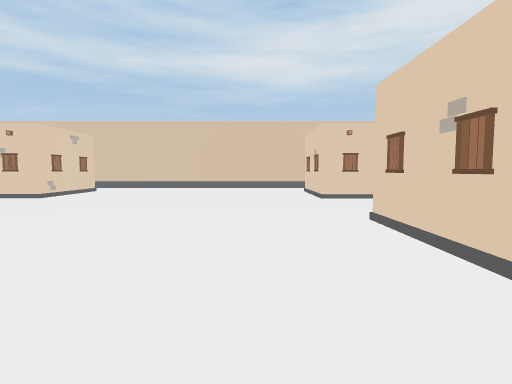
view 1 (above)

24 first-person views from a walk through a scene from a Unity 3-D project. The camera is 1.3 m above the floor, tilts 4° down and sees 80° across. The floor is counted in squares, 2 m on a side. Each view is taken from the middle of a square. On the plan, view 1 faces up. The plan holds only what a view shows up to about 10 squares ahead; the rest is blank. The place goes on beyond the plan. The player is left out.

view 2
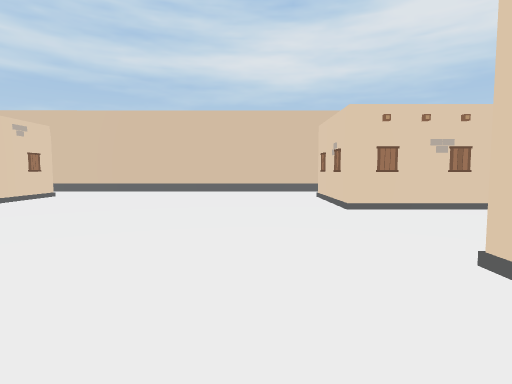

view 3
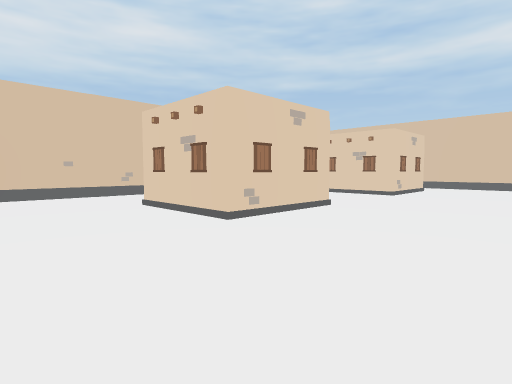

view 4
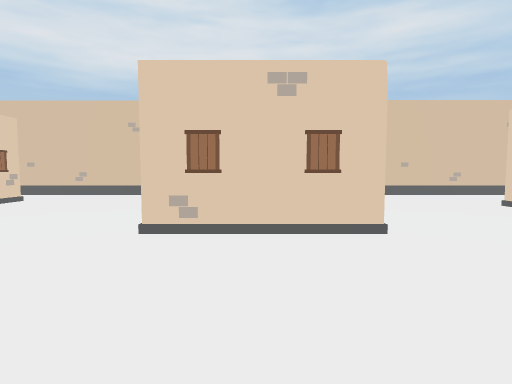

view 5
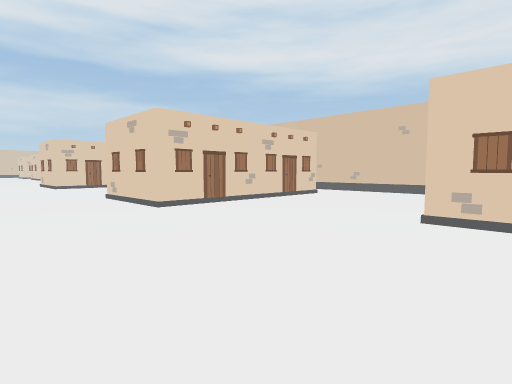

view 6
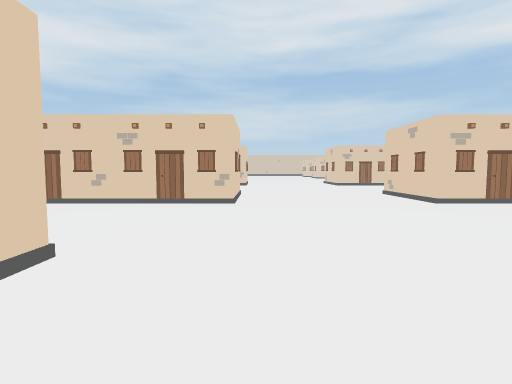

view 7
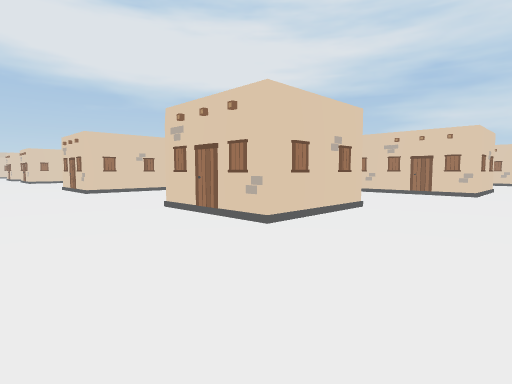

view 8
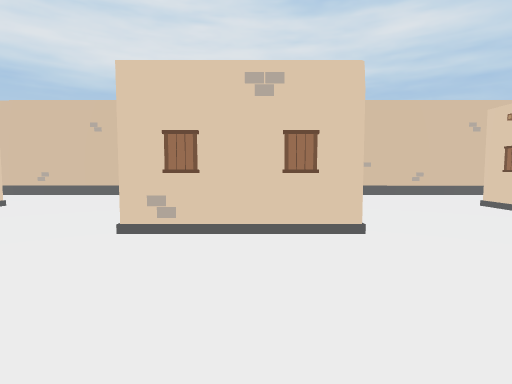

view 9
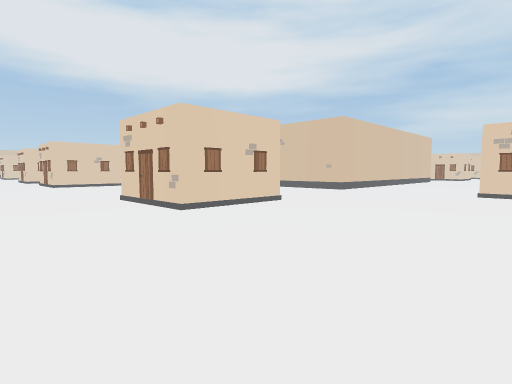

view 10
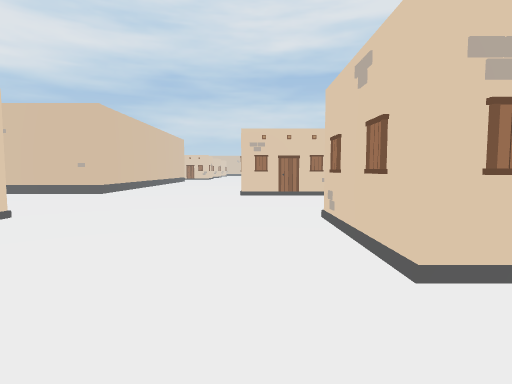

view 11
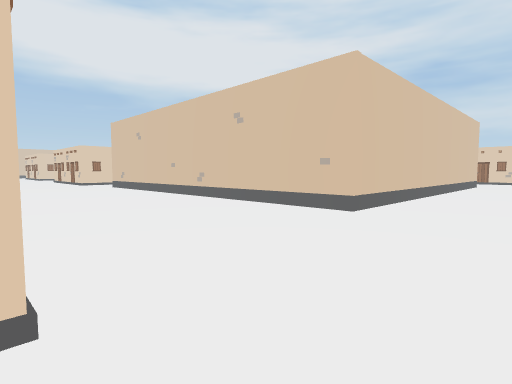

view 12
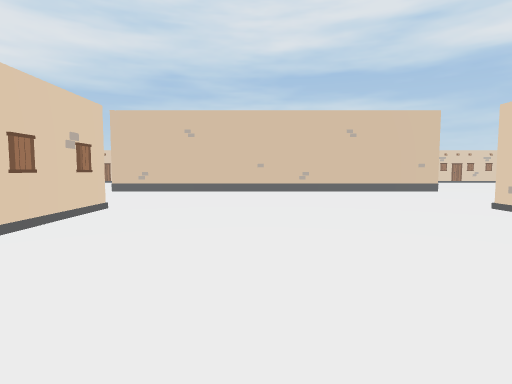

view 13
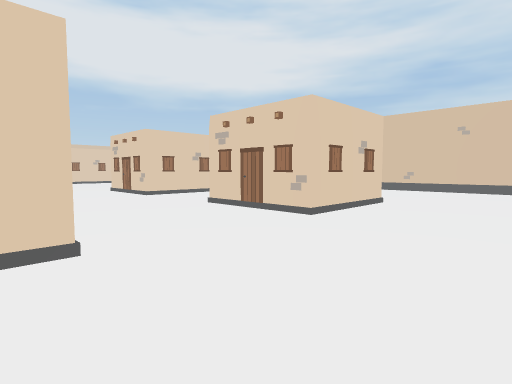

view 14
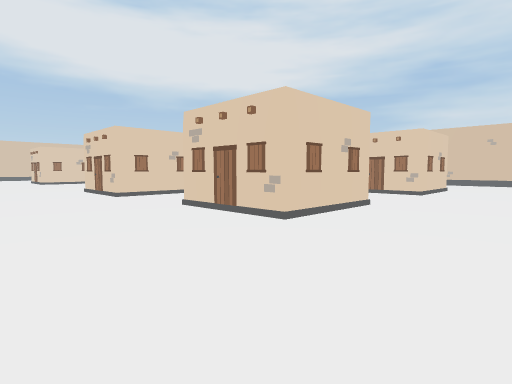

view 15
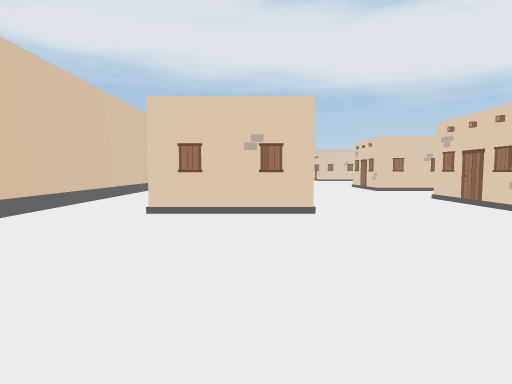

view 16
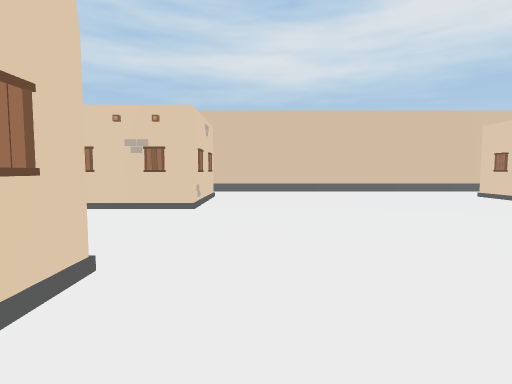

view 17
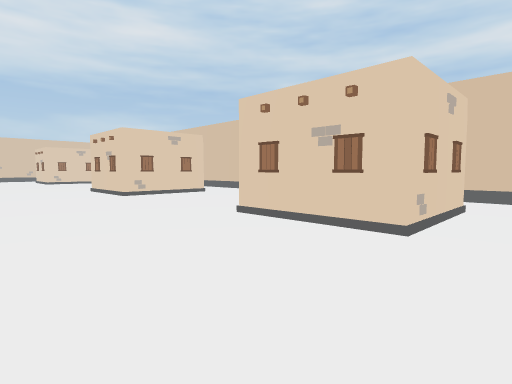

view 18
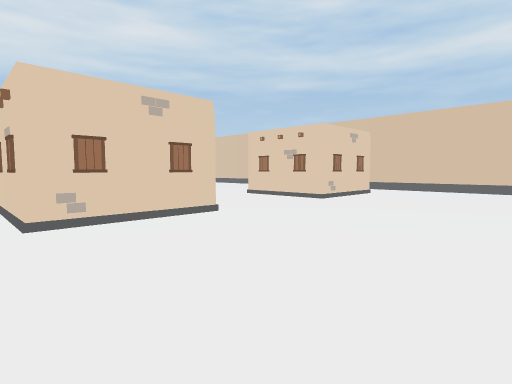

view 19
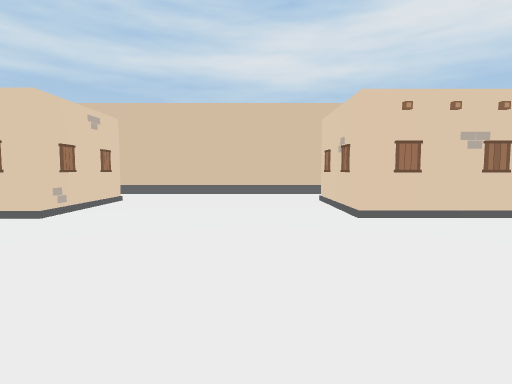

view 20
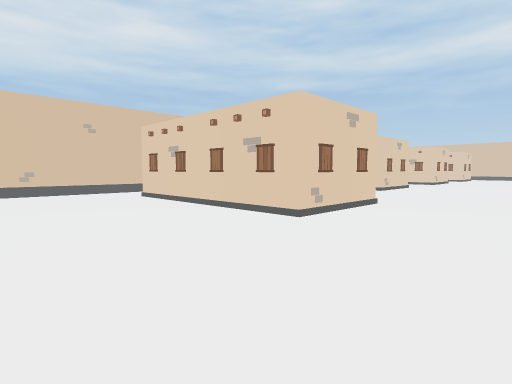

view 21
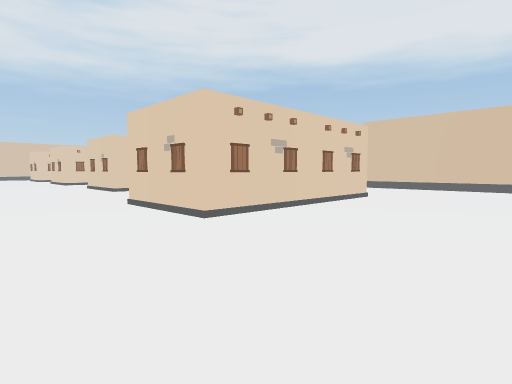

view 22
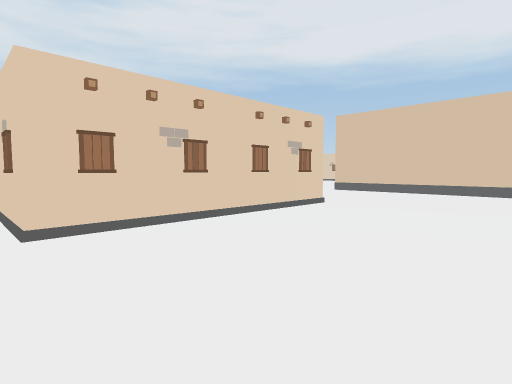

view 23
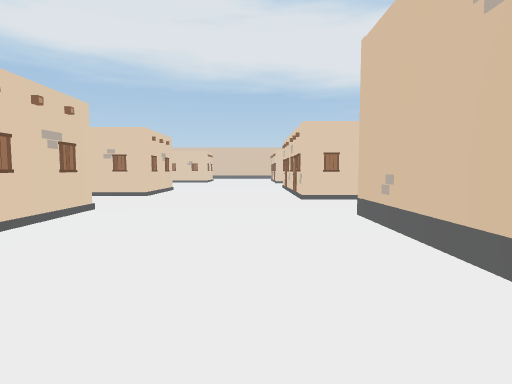

view 24
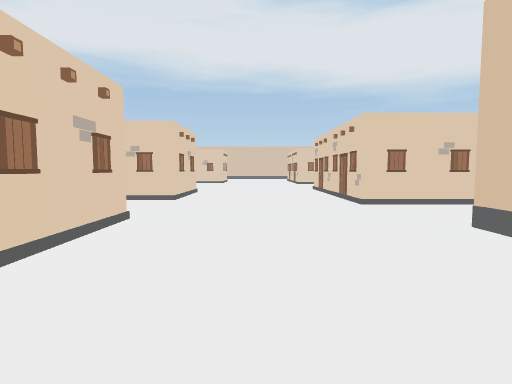

### Floor plan
Key: @ floor where view 1 was taken; # wall or solid block; . floor; B building; O other object.
Columns run from 11 left of view 1 to 26 right of it. Each row starts with its distance up from view 1.
 12        ###  ###  ###  ###  ###  ###
 11       ........ ...... ............
 10       .......B .....B .......B.
  9 #.    #......###....  #......#
  8 #...  #......###....  #......#
  7 #O...........##..............#
  6 #.....................................
  5 #  ...................................
  4 #     #......###....B .......B#...###.
  3 #..  ##......###....  #.. ...## ..#
  2 #O..##B......##B....   .  ...#    #
  1 #....................     .......
  0 #..........@........................
 -1 #....................................
 -2 #...B #......B##....B##......B##..B##
 -3 #O.   #......###....###......### .##
 -4 #     #......###....###......###..##B
 -5 # ............ .......................
 -6 #.....................................
 -7 #.....................................
 -8 #O.B#B##....B####................B##B#
 -9 #.  # ##....#### ... O##OOO##O ..##
-10 #. #####....####B...#           .#
-11 #...................##
-12 #....................#
-13 #O..................
-14      ............

Where each view was taken, in squares from view 1:
view 1: 0 up, 0 right, facing up
view 2: 2 up, 0 right, facing up
view 3: 1 down, 2 left, facing up-left
view 4: 3 down, 2 left, facing left
view 5: 3 down, 1 left, facing down-left
view 6: 2 down, 0 right, facing down
view 7: 1 up, 1 left, facing down-right
view 8: 3 up, 2 left, facing left
view 9: 1 up, 4 right, facing down-right
view 10: 0 up, 5 right, facing down
view 11: 4 down, 7 right, facing down-right
view 12: 1 up, 15 right, facing down
view 13: 2 up, 15 right, facing down-right
view 14: 7 up, 15 right, facing down-right
view 15: 8 up, 13 right, facing right
view 16: 2 up, 12 right, facing up
view 17: 4 up, 12 right, facing up-left
view 18: 1 up, 8 right, facing up-left
view 19: 3 up, 7 right, facing up
view 20: 14 down, 1 left, facing up-left
view 21: 14 down, 2 left, facing up-right
view 22: 14 down, 0 right, facing up-right
view 23: 7 down, 15 right, facing right
view 24: 6 down, 16 right, facing right
